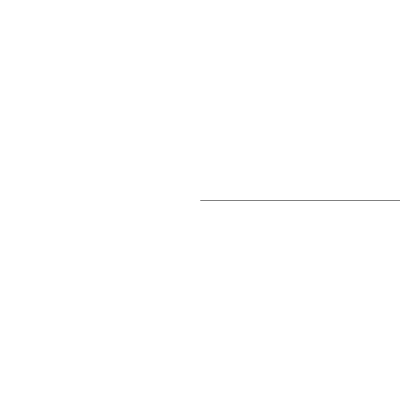
Frame 1 (no input)
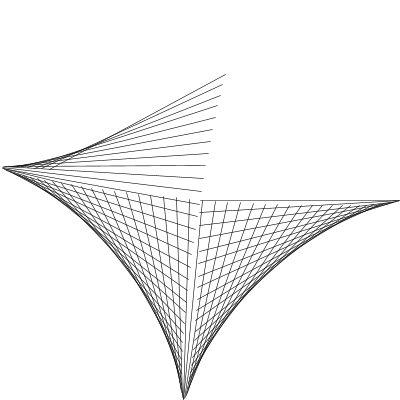
Frame 60 (the mouse pressed at the canvas centre just before this capture)
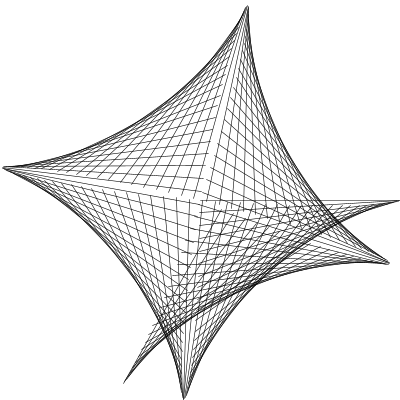
Frame 120 (the mouse held since frame 60 and released just before this capture)

The Processing sketch that drew these frames (run headless with seeded random() and noise(); from frame 60 on, the mouse is pressed at the canvas centre):

// Processing sketch: processing_6837
// ── processing_6837.pde

float a,b,ainc,binc,weight,l;

void setup(){
  size(400,400);
  frameRate(500);
  ainc=random(.001,.1);
  binc=random(.001,.01);
  weight=random(.1,.6);
  l=200;
  strokeWeight(weight);
  smooth();
  background(255);
}

void draw(){
  translate(width/2,height/2);
  rotate(b);
  line(0+l*cos(a),0,0,0+l*sin(a));
  a=a+ainc;
  b=b+binc;  
}

void keyPressed(){
  a=0;
  b=0;
    ainc=random(.001,.1);
  binc=random(.001,.01);
  weight=random(.1,.6);
  l=200;
  strokeWeight(weight);
  background(255);
}
